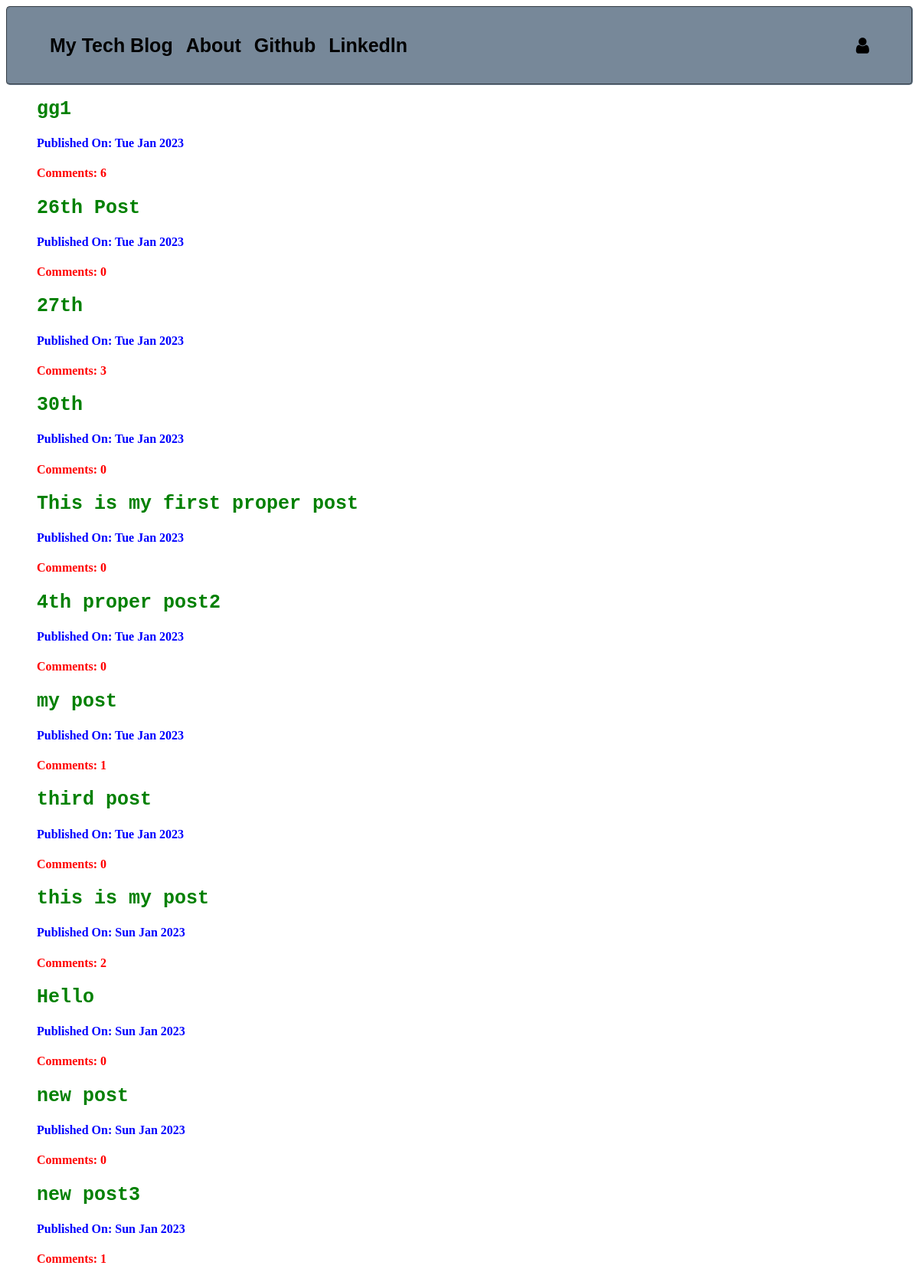
The page / on the database its author committed.
### blogapp/models.py (models this page shows, shortened)
class NewPost(models.Model):
    post_author = models.CharField(max_length=20)
    post_title = models.CharField(max_length=32)
    post_text = models.CharField(max_length=200)
    post_save = models.BooleanField(default=False)
    post_time = models.DateField(max_length=200,default=now,null=True)

### blogapp/views.py (the view)
# urls.py: re_path(r'$', views.HomeView,name='home'),
def HomeView(request):
    comnt_cnt = {}
    post_reqs = models.NewPost.objects.filter(post_save=True)
    for i in post_reqs:
        comnt_cnt[i.pk] = models.Comment.objects.filter(post_id=i.pk).count()
    return render(request,'main.html',context={'postslist':post_reqs,'comnt_cnt':comnt_cnt})

### blogapp/templatetags/blogapp_tag.py (called while the page is built)
@register.filter
def get_value(dictionary, key):
    return dictionary.get(key)

### templates/main.html (shortened to what this page needs)
{% extends "base.html" %}
{% load static %}
{% block body_block %}
{% load blogapp_tag %}
<div class="home_main">
  <ul>
      {% for d in postslist %}
        <li>
          <h1 id = "title"><a href="{% url 'post' d.pk %}">{{ d.post_title }}</a></h1>
        </li>
        <li>
          {% if d.post_time != None %}
            <h4 id = "date">Published On: {{ d.post_time|date:"D M Y" }} </h2>
          {% endif %}
        </li>
        <li>
          <h4 id = "comment"> Comments: {{ comnt_cnt|get_value:d.pk }} </h4>
        </li>
        {% endfor %}
  </ul>
</div>
{% endblock %}

### templates/base.html (shortened to what this page needs)
{% load static %}
<!DOCTYPE html>
<html lang="en" dir="ltr">
  <head>
    <link rel="stylesheet" type="text/css" href="{% static 'css/second.css' %}">
  </head>
  <body>
      <link rel="stylesheet" href="https://cdnjs.cloudflare.com/ajax/libs/font-awesome/4.7.0/css/font-awesome.min.css">
      <div class="home_class">
        <ul>
          <div class="base_class">
            <li><a href="/">My Tech Blog</a></li>
            <li><a href="/about">About</a></li>
            <li><a href="https://github.com/">Github</a></li>
            <li><a href="https://www.linkedin.com/">Linkedln</a></li>
          </div>
          <div class="login_class">
            {% if user.is_authenticated %}
              <li><a href="/blogapp/newpost">New Post</a></li>
              <li><a href="/blogapp/drafts">Drafts</a></li>
              <li><a href="/blogapp/logout">Log Out</a></li>
              <li>Welcome: {{user}}</li>
            {% else %}
              <li><font size = "5.5"><a href="/blogapp/login"><i class="fa fa-user"></i></a></font></li>
            {% endif %}
          </div>
        </ul>
      </div>
{% block body_block %}
{% endblock %}
</body>
</html>

### static/css/second.css (style rules this page uses)
body { background-image: url(https://images.pexels.com/photos/1939485/pexels-photo-1939485.jpeg?auto=compress&cs=tinysrgb&w=1260&h=750&dpr=2); }
li { list-style: none; display: inline; }
.home_class { font-family: Arial, Times, serif; background-color: #778899; border: 2px solid #778899; border-style: groove; border-radius: 5px; padding: 10px; font-weight: bold; font-size: 25px; font-stretch: extra-expanded; color: black; }
.home_class a { color: black; }
a:link { text-decoration: none; }
a { color: green; }
#title { color: #00b300; font-weight: 200px; font-family: monospace; font-size: 25px; }
#date { color: blue; font-weight: bold; font-variant: inherit; font-style: normal; }
#comment { color: red; font-weight: bold; font-variant: inherit; font-style: normal; }
.base_class { display: inline-block; width: 500px; }
.login_class { display: inline-block; float: right; padding-right: 40px; }
.login_class li { border: 5px solid #778899; }
.base_class li { border: 5px solid #778899; }

### rows shown on the page
NewPost: post_title "gg1", post_time "Tue Jan 2023", id "6"
NewPost: post_title "26th Post", post_time "Tue Jan 2023", id "0"
NewPost: post_title "27th", post_time "Tue Jan 2023", id "3"
NewPost: post_title "30th", post_time "Tue Jan 2023", id "0"
NewPost: post_title "This is my first proper post", post_time "Tue Jan 2023", id "0"
NewPost: post_title "4th proper post2", post_time "Tue Jan 2023", id "0"
NewPost: post_title "my post", post_time "Tue Jan 2023", id "1"
NewPost: post_title "third post", post_time "Tue Jan 2023", id "0"
NewPost: post_title "this is my post", post_time "Sun Jan 2023", id "2"
NewPost: post_title "Hello", post_time "Sun Jan 2023", id "0"
NewPost: post_title "new post", post_time "Sun Jan 2023", id "0"
NewPost: post_title "new post3", post_time "Sun Jan 2023", id "1"
